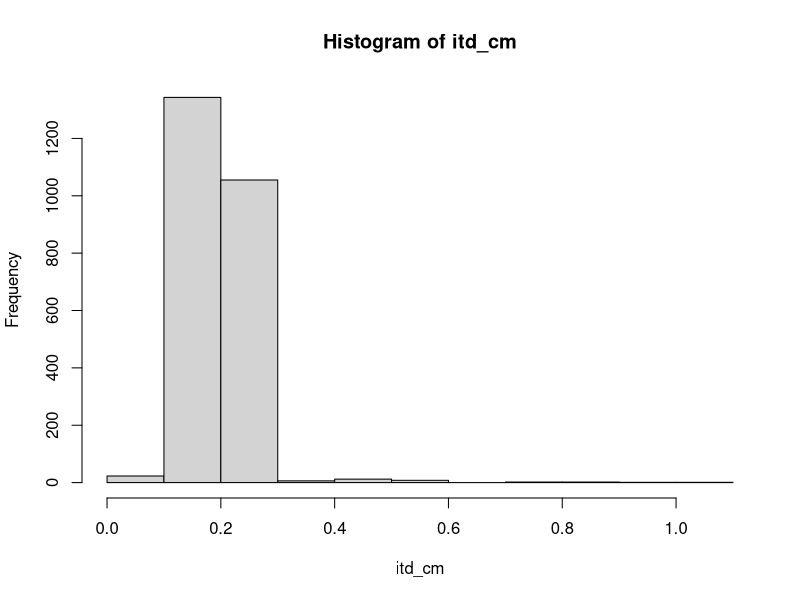

The R source for this figure:
##
rm(list=ls())
library(tidyverse)
library(readxl)

#########
#read in unreconciled nfn data and clean
#########

nfn_unreconciled = read_csv("22471_unreconciled.csv") %>%
  mutate(catalogNumber = gsub("\\..*", "",Filename)) %>%# add a column for catalog number
  rename(tegula_x1 = `T2_1 Tegula length: x1`, tegula_x2 = `T2_1 Tegula length: x2`,
         tegula_y1 = `T2_1 Tegula length: y1`, tegula_y2 = `T2_1 Tegula length: y2`,
         scale_x1 = `T2_1 Set scale (0.5 cm): x1`, scale_x2 = `T2_1 Set scale (0.5 cm): x2`,
         scale_y1 = `T2_1 Set scale (0.5 cm): y1`, scale_y2 =`T2_1 Set scale (0.5 cm): y2`)

#calculate intertegular distance in pixels using pythagorean theorem

a_tegula=abs(nfn_unreconciled$tegula_x2 - nfn_unreconciled$tegula_x1)
b_tegula=abs(nfn_unreconciled$tegula_y2 - nfn_unreconciled$tegula_y1)

nfn_unreconciled$itd_pixels  = sqrt(a_tegula^2 + b_tegula^2)

#calculate scalebar distance in pixels using pythagorean theorem
a_scale = abs(nfn_unreconciled$scale_x2 - nfn_unreconciled$scale_x1)
b_scale = abs(nfn_unreconciled$scale_y2 - nfn_unreconciled$scale_y1)

nfn_unreconciled$scaledist_pixels = sqrt(a_scale^2 + b_scale^2)

#convert from pixels to cm
scaledist_pixels = nfn_unreconciled$scaledist_pixels
itd_pixels = nfn_unreconciled$itd_pixels

# cm/pixel = 0.5 cm / scaledist_pixels
# to get itd in cm multiply itd_pixels by the number of cm/pixel
itd_cm = itd_pixels*.5/scaledist_pixels

nfn_unreconciled$itd_cm <- itd_cm

with(nfn_unreconciled, hist(itd_cm))

nfn_unreconciled %>% filter(itd_cm >.7) %>% select(itd_cm)

############
#next read in researcher measurements, join and clean
###
alec <- read_excel("imageJ-21776.xlsx",  sheet = "ImageJ-Alec") %>%
  mutate(data_collector= 'alec')
emma <- read_excel("imageJ-21776.xlsx",  sheet = "ImageJ-Emma")%>%
  mutate(data_collector= 'emma') %>%
  filter(!is.na(`Measurement-tegula (cm)`))
kaytlin <- read_excel("imageJ-21776.xlsx",  sheet = "ImageJ-Kaytlin")%>%
  mutate(data_collector= 'kaytlin') 
luz <- read_excel("imageJ-21776.xlsx",  sheet = "ImageJ-Luz")%>%
  mutate(data_collector= 'luz')
rosie <- read_excel("imageJ-21776.xlsx",  sheet = "ImageJ-Rosie")%>%
  mutate(data_collector= 'rosie')

# bind dataframes from all researchers together 
# and add column for catalog number
researcher = alec %>% bind_rows(emma,kaytlin, luz, rosie) %>%
  rename(tegula_cm = 'Measurement-tegula (cm)',scale_cm = "True-measurement-scale (cm)") %>%
  mutate(catalogNumber = gsub("\\..*", "",Filename)) %>%
  select(catalogNumber, tegula_cm, scale_cm, data_collector, everything()) %>%
  select(-'red = bad measurement')%>% 
  mutate(itd_corrected = tegula_cm/scale_cm*.5)
  
# check that each researcher has the same number of measurements
researcher %>% group_by(data_collector) %>% summarize(n=n()) #emma's missing some. we'll have to fix that


# # save files as processed data
# write_csv(researcher, 'processed_data/researcher_measurements_28aug2023.csv')
# write_csv(nfn_unreconciled, 'processed_data/nfn_measurements_28aug2023.csv')
